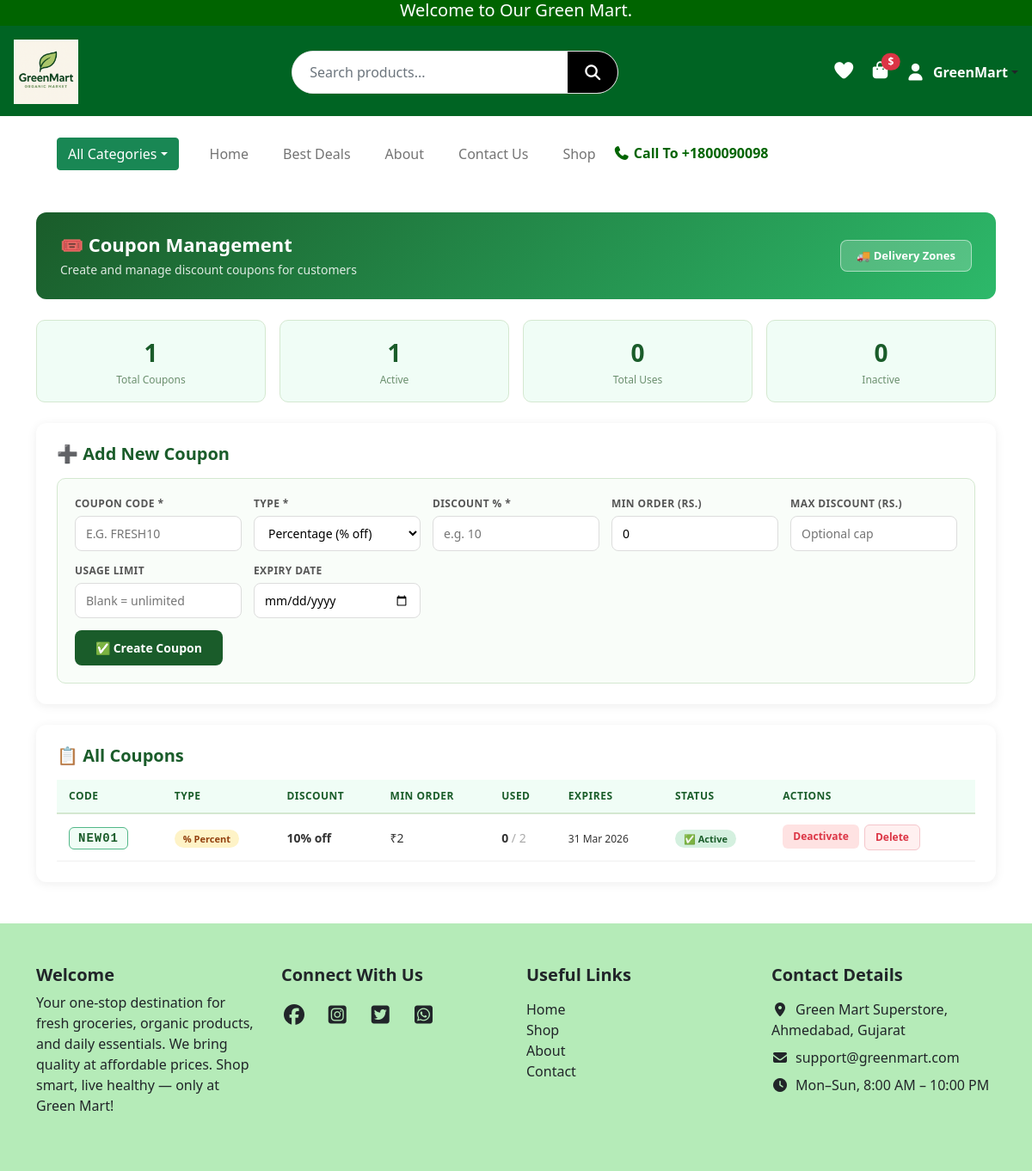
The page /admin/coupons (signed in) on the database its author committed.
### website/models.py (models this page shows, shortened)
class User(UserMixin, db.Model):
    __tablename__ = "users"
    id            = db.Column(db.Integer, primary_key=True)
    name          = db.Column(db.String(50), nullable=False)
    email         = db.Column(db.String(120), unique=True, nullable=False)
    password_hash = db.Column(db.String(128), nullable=False)
    role          = db.Column(db.String(20), default="customer")
    is_verified   = db.Column(db.Boolean, default=False)

class Coupon(db.Model):
    __tablename__  = "coupon"
    id             = db.Column(db.Integer, primary_key=True)
    code           = db.Column(db.String(20), unique=True, nullable=False)
    coupon_type    = db.Column(db.String(10), nullable=False, default="flat")
    discount_value = db.Column(db.Float, nullable=False)
    min_order      = db.Column(db.Float, default=0)
    max_discount   = db.Column(db.Float, nullable=True)
    is_active      = db.Column(db.Boolean, default=True)
    usage_limit    = db.Column(db.Integer, nullable=True)
    used_count     = db.Column(db.Integer, default=0)
    expires_at     = db.Column(db.DateTime, nullable=True)
    created_at     = db.Column(db.DateTime, default=datetime.utcnow)

### website/admin.py (the view)
@admin.route("/admin/coupons")
@admin_required
def manage_coupons():
    coupons     = Coupon.query.order_by(Coupon.created_at.desc()).all()
    login_form  = LoginForm()
    signup_form = SignupForm()
    return render_template("admin/coupons.html",
                           coupons=coupons,
                            now=datetime.utcnow(),
                           login_form=login_form,
                           signup_form=signup_form)

### website/templates/admin/coupons.html (shortened to what this page needs)
{% extends "base.html" %}
{% block content %}
<div class="container py-4">
  <div class="page-header">
    <div class="d-flex justify-content-between align-items-center">
      <div>
        <h4>🎟️ Coupon Management</h4>
        <p>Create and manage discount coupons for customers</p>
      </div>
      <a href="{{ url_for('admin.manage_delivery_zones') }}"
         style="background:rgba(255,255,255,0.2);color:white;border:1.5px solid rgba(255,255,255,0.5);padding:8px 18px;border-radius:8px;text-decoration:none;font-weight:600;font-size:13px;">
        🚚 Delivery Zones
      </a>
    </div>
  </div>
  <div class="row g-3 mb-4">
    <div class="col-6 col-md-3">
      <div class="stat-card">
        <div class="stat-num">{{ coupons|length }}</div>
        <div class="stat-lbl">Total Coupons</div>
      </div>
    </div>
    <div class="col-6 col-md-3">
      <div class="stat-card">
        <div class="stat-num">{{ coupons|selectattr('is_active')|list|length }}</div>
        <div class="stat-lbl">Active</div>
      </div>
    </div>
    <div class="col-6 col-md-3">
      <div class="stat-card">
        <div class="stat-num">{{ coupons|sum(attribute='used_count') }}</div>
        <div class="stat-lbl">Total Uses</div>
      </div>
    </div>
    <div class="col-6 col-md-3">
      <div class="stat-card">
        <div class="stat-num">{{ coupons|rejectattr('is_active')|list|length }}</div>
        <div class="stat-lbl">Inactive</div>
      </div>
    </div>
  </div>
  <div class="admin-card">
    <h5 class="fw-bold mb-3" style="color:#1a5c2a;">➕ Add New Coupon</h5>
    <form method="POST" action="{{ url_for('admin.add_coupon') }}">
      <div class="add-form">
        <div class="form-row">
          <div class="form-group">
            <label>Coupon Code *</label>
            <input name="code" placeholder="e.g. FRESH10" required
                   style="text-transform:uppercase;"
                   oninput="this.value=this.value.toUpperCase()">
          </div>
          <div class="form-group">
            <label>Type *</label>
            <select name="coupon_type" id="couponType" onchange="updateDiscountLabel()">
              <option value="percent">Percentage (% off)</option>
            </select>
          </div>
          <div class="form-group">
            <label id="discountValueLabel">Discount % *</label>
            <input name="discount_value" type="number" step="0.01" min="0.01"
                   placeholder="e.g. 10" required>
          </div>
          <div class="form-group">
            <label>Min Order (Rs.)</label>
            <input name="min_order" type="number" step="0.01" min="0"
                   placeholder="e.g. 200" value="0">
          </div>
          <div class="form-group">
            <label>Max Discount (Rs.)</label>
            <input name="max_discount" type="number" step="0.01" min="0"
                   placeholder="Optional cap">
          </div>
          <div class="form-group">
            <label>Usage Limit</label>
            <input name="usage_limit" type="number" min="1"
                   placeholder="Blank = unlimited">
          </div>
          <div class="form-group">
            <label>Expiry Date</label>
            <input name="expires_at" type="date">
          </div>
        </div>
        <button type="submit" class="btn-add">✅ Create Coupon</button>
      </div>
    </form>
  </div>
  <div class="admin-card">
    <h5 class="fw-bold mb-3" style="color:#1a5c2a;">📋 All Coupons</h5>
    {% if coupons %}
    <div style="overflow-x:auto;">
      <table class="coupon-table">
        <thead>
          <tr>
            <th>Code</th>
            <th>Type</th>
            <th>Discount</th>
            <th>Min Order</th>
            <th>Used</th>
            <th>Expires</th>
            <th>Status</th>
            <th>Actions</th>
          </tr>
        </thead>
        <tbody>
          {% for c in coupons %}
          <tr>
            <td><span class="code-chip">{{ c.code }}</span></td>
            <td>
              {% if c.coupon_type == 'percent' %}
                <span class="badge-percent">% Percent</span>
              {% else %}
                <span class="badge-flat">₹ Flat</span>
              {% endif %}
            </td>
            <td>
              <strong>
                {% if c.coupon_type == 'percent' %}
                  {{ c.discount_value|int }}% off
                {% else %}
                  ₹{{ c.discount_value|int }} off
                {% endif %}
              </strong>
            </td>
            <td>
              {% if c.min_order > 0 %}₹{{ c.min_order|int }}{% else %}<span style="color:#aaa;">None</span>{% endif %}
            </td>
            <td>
              <span style="font-weight:600;">{{ c.used_count }}</span>
              {% if c.usage_limit %}<span style="color:#aaa;">/ {{ c.usage_limit }}</span>{% endif %}
            </td>
            <td>
              {% if c.expires_at %}
                {% if c.expires_at < now %}
                  <span style="color:#dc3545;font-size:12px;">Expired<br>{{ c.expires_at.strftime('%d %b %Y') }}</span>
                {% else %}
                  <span style="font-size:12px;">{{ c.expires_at.strftime('%d %b %Y') }}</span>
                {% endif %}
              {% else %}
                <span style="color:#aaa;font-size:12px;">No expiry</span>
              {% endif %}
            </td>
            <td>
              {% if c.is_active %}
                <span class="badge-active">✅ Active</span>
              {% else %}
                <span class="badge-inactive">❌ Inactive</span>
              {% endif %}
            </td>
            <td>
              <div style="display:flex;gap:6px;flex-wrap:wrap;">
                <form method="POST" action="{{ url_for('admin.toggle_coupon', id=c.id) }}" style="display:inline;">
                  {% if c.is_active %}
                    <button type="submit" class="btn-toggle-on">Deactivate</button>
                  {% else %}
                    <button type="submit" class="btn-toggle-off">Activate</button>
                  {% endif %}
                </form>
                <form method="POST" action="{{ url_for('admin.delete_coupon', id=c.id) }}"
                      style="display:inline;"
                      onsubmit="return confirm('Delete coupon {{ c.code }}?')">
                  <button type="submit" class="btn-delete">Delete</button>
                </form>
              </div>
            </td>
          </tr>
          {% endfor %}
        </tbody>
      </table>
    </div>
    {% else %}
    <div style="text-align:center;padding:40px;color:#aaa;">
      <div style="font-size:48px;margin-bottom:12px;">🎟️</div>
      <p style="font-size:16px;">કોઈ coupon નથી. ઉપર Add New Coupon વાપરો!</p>
    </div>
    {% endif %}
  </div>
</div>
{% endblock %}

### website/templates/base.html (shortened to what this page needs)
<!DOCTYPE html>
<html lang="en">
<head>
  <link rel="stylesheet" href="{{ url_for('static', filename='css/style.css') }}">
  <link href="https://cdn.jsdelivr.net/npm/bootstrap@5.0.2/dist/css/bootstrap.min.css" rel="stylesheet">
  <link rel="stylesheet" href="https://cdnjs.cloudflare.com/ajax/libs/font-awesome/7.0.1/css/all.min.css">
  <link rel="stylesheet" href="https://cdn.jsdelivr.net/npm/bootstrap-icons@1.11.1/font/bootstrap-icons.css">
  <link href="https://cdn.jsdelivr.net/npm/bootstrap-icons@1.11.1/font/bootstrap-icons.css" rel="stylesheet">
</head>
<body>
<div class="container-fluid top-header">
  <h5 class="text-center mb-0">Welcome to Our Green Mart.</h5>
</div>
<header class="main-header d-flex flex-wrap align-items-center justify-content-between p-3">
  <div class="logo-area">
    <a href="{{ url_for('views.home') }}">
      <img src="{{ url_for('static', filename='images/logo.png') }}" alt="logo" class="img-fluid">
    </a>
  </div>
  <div class="search-area flex-grow-1 mx-3 position-relative d-none d-lg-flex">
    <form class="search-box d-flex" action="{{ url_for('views.search') }}" method="get">
      <input type="text" name="q" id="liveSearch" class="form-control" placeholder="Search products..." autocomplete="off">
      <button type="submit"><i class="fa-solid fa-magnifying-glass"></i></button>
    </form>
  </div>
  <div class="icons-area d-flex align-items-center gap-3 flex-shrink-0">
    <a href="{{ url_for('views.wishlist') }}"><i class="fa-solid fa-heart"></i></a>
    <div class="cart-box position-relative">
      <a href="{{ url_for('views.cart') }}">
        <i class="fa-solid fa-bag-shopping fs-5"></i>
      </a>
      <span class="cart-price position-absolute top-0 start-100 translate-middle badge rounded-pill bg-danger">
        ${{ subtotal }}
      </span>
    </div>
    {% if current_user.is_authenticated %}
    <div class="dropdown">
      <a class="d-flex align-items-center text-dark text-decoration-none dropdown-toggle" data-bs-toggle="dropdown">
        <i class="fa-solid fa-user fs-5"></i>
        <span class="ms-2 fw-bold" style="color:white;">{{ current_user.name }}</span>
      </a>
    </div>
    {% else %}
      <i class="fa-solid fa-user fs-5" data-bs-toggle="modal" data-bs-target="#loginModal"></i>
    {% endif %}
  </div>
</header>
<div class="container nav">
  <nav class="navbar navbar-expand-lg navbar-light bg-white p-4">
    <div class="container-fluid">
      <div class="dropdown me-3">
        <button class="btn btn-success dropdown-toggle" data-bs-toggle="dropdown">All Categories</button>
      </div>
      <div class="collapse navbar-collapse" id="mainNavbar">
        <ul class="navbar-nav me-auto mb-2 mb-lg-0">
          <li class="nav-item"><a class="nav-link" href="{{ url_for('views.home') }}">Home</a></li>
          <li class="nav-item"><a class="nav-link" href="{{ url_for('views.best_deals') }}">Best Deals</a></li>
          <li class="nav-item"><a class="nav-link" href="{{ url_for('views.about') }}">About</a></li>
          <li class="nav-item"><a class="nav-link" href="{{ url_for('views.contact') }}">Contact Us</a></li>
          <li class="nav-item"><a class="nav-link" href="{{ url_for('views.shop') }}">Shop</a></li>
        </ul>
        <h6 class="mb-0 ms-auto"><i class="fa-solid fa-phone"></i> Call To +1800090098</h6>
      </div>
    </div>
  </nav>
</div>
{% block content %}{% endblock %}
<footer class="text-dark py-5" style="background-color: #13be1e50;">
  <div class="container">
    <div class="row g-4">
      <div class="col-12 col-md-3">
        <h5 class="fw-bold">Welcome</h5>
        <p>Your one-stop destination for fresh groceries, organic products, and daily essentials.
          We bring quality at affordable prices. Shop smart, live healthy — only at Green Mart!</p>
      </div>
      <div class="col-12 col-md-3">
        <h5 class="fw-bold mb-3">Connect With Us</h5>
        <a href="#" class="text-dark fs-4 me-3"><i class="fa-brands fa-facebook"></i></a>
        <a href="#" class="text-dark fs-4 me-3"><i class="fa-brands fa-square-instagram"></i></a>
        <a href="#" class="text-dark fs-4 me-3"><i class="fa-brands fa-square-twitter"></i></a>
        <a href="#" class="text-dark fs-4"><i class="fa-brands fa-square-whatsapp"></i></a>
      </div>
      <div class="col-12 col-md-3">
        <h5 class="fw-bold mb-3">Useful Links</h5>
        <ul class="list-unstyled">
          <li><a href="" class="text-dark text-decoration-none">Home</a></li>
          <li><a href="" class="text-dark text-decoration-none">Shop</a></li>
          <li><a href="" class="text-dark text-decoration-none">About</a></li>
          <li><a href="" class="text-dark text-decoration-none">Contact</a></li>
        </ul>
      </div>
      <div class="col-12 col-md-3">
        <h5 class="fw-bold mb-3">Contact Details</h5>
        <ul class="list-unstyled">
          <li class="mb-2"><i class="fa-solid fa-location-dot me-2"></i>Green Mart Superstore, Ahmedabad, Gujarat</li>
          <li class="mb-2"><i class="fa-solid fa-envelope me-2"></i>support@greenmart.com</li>
          <li><i class="fa-solid fa-clock me-2"></i>Mon–Sun, 8:00 AM – 10:00 PM</li>
        </ul>
      </div>
    </div>
  </div>
</footer>
</body>
</html>

### rows shown on the page
User: name "GreenMart"
Coupon: code "NEW01", coupon_type "% Percent", discount_value "10", min_order "2", used_count "0", usage_limit "2", expires_at "31 Mar 2026", is_active "✅ Active"

### other values the page prints
{{ coupons|length }} "1"
{{ coupons|selectattr('is_active')|list|length }} "1"
{{ coupons|sum(attribute='used_count') }} "0"
{{ coupons|rejectattr('is_active')|list|length }} "0"
